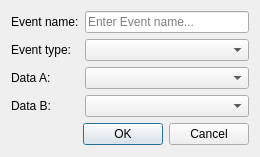
<?xml version="1.0" encoding="UTF-8"?>
<ui version="4.0">
 <class>MidiActionDialog</class>
 <widget class="QDialog" name="MidiActionDialog">
  <property name="windowModality">
   <enum>Qt::ApplicationModal</enum>
  </property>
  <property name="geometry">
   <rect>
    <x>0</x>
    <y>0</y>
    <width>260</width>
    <height>157</height>
   </rect>
  </property>
  <property name="windowTitle">
   <string>New Midi Action</string>
  </property>
  <property name="modal">
   <bool>true</bool>
  </property>
  <layout class="QGridLayout" name="gridLayout">
   <item row="0" column="0">
    <widget class="QLabel" name="label_4">
     <property name="text">
      <string>Event name:</string>
     </property>
    </widget>
   </item>
   <item row="0" column="1">
    <widget class="QLineEdit" name="eventName">
     <property name="placeholderText">
      <string>Enter Event name...</string>
     </property>
    </widget>
   </item>
   <item row="1" column="0">
    <widget class="QLabel" name="label">
     <property name="text">
      <string>Event type:</string>
     </property>
    </widget>
   </item>
   <item row="1" column="1">
    <widget class="QComboBox" name="eventType">
     <property name="sizeAdjustPolicy">
      <enum>QComboBox::AdjustToContents</enum>
     </property>
    </widget>
   </item>
   <item row="2" column="0">
    <widget class="QLabel" name="dataAlabel">
     <property name="text">
      <string>Data A:</string>
     </property>
    </widget>
   </item>
   <item row="2" column="1">
    <widget class="QComboBox" name="dataA">
     <property name="sizePolicy">
      <sizepolicy hsizetype="Preferred" vsizetype="Fixed">
       <horstretch>0</horstretch>
       <verstretch>0</verstretch>
      </sizepolicy>
     </property>
     <property name="sizeAdjustPolicy">
      <enum>QComboBox::AdjustToContents</enum>
     </property>
    </widget>
   </item>
   <item row="3" column="0">
    <widget class="QLabel" name="dataBlabel">
     <property name="text">
      <string>Data B:</string>
     </property>
    </widget>
   </item>
   <item row="3" column="1">
    <widget class="QComboBox" name="dataB">
     <property name="sizeAdjustPolicy">
      <enum>QComboBox::AdjustToContents</enum>
     </property>
    </widget>
   </item>
   <item row="4" column="0" colspan="2">
    <widget class="QDialogButtonBox" name="buttonBox">
     <property name="orientation">
      <enum>Qt::Horizontal</enum>
     </property>
     <property name="standardButtons">
      <set>QDialogButtonBox::Cancel|QDialogButtonBox::Ok</set>
     </property>
    </widget>
   </item>
  </layout>
 </widget>
 <resources/>
 <connections>
  <connection>
   <sender>buttonBox</sender>
   <signal>accepted()</signal>
   <receiver>MidiActionDialog</receiver>
   <slot>accept()</slot>
   <hints>
    <hint type="sourcelabel">
     <x>248</x>
     <y>254</y>
    </hint>
    <hint type="destinationlabel">
     <x>157</x>
     <y>274</y>
    </hint>
   </hints>
  </connection>
  <connection>
   <sender>buttonBox</sender>
   <signal>rejected()</signal>
   <receiver>MidiActionDialog</receiver>
   <slot>reject()</slot>
   <hints>
    <hint type="sourcelabel">
     <x>316</x>
     <y>260</y>
    </hint>
    <hint type="destinationlabel">
     <x>286</x>
     <y>274</y>
    </hint>
   </hints>
  </connection>
 </connections>
</ui>
